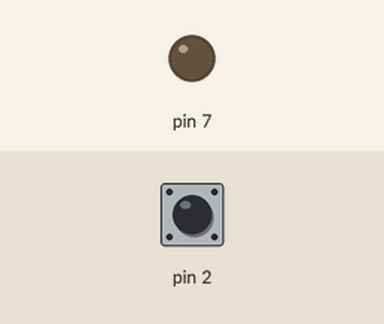
A sketch run on a simulated Arduino Uno, built with avr-gcc and run on an emulated ATmega328P. Parts: output pins drawn as LEDs (lit = HIGH). Inputs (shaded band) come from the test bench; at power-on: pin 2 HIGH.

Above: at 1.2 s.
1.3 s: pin 2 pulled LOW for 0.15 s
At 2.4 s:
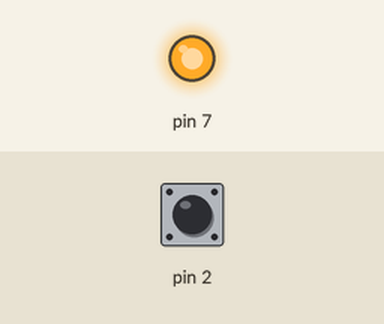
2.9 s: pin 2 pulled LOW for 1 s
At 3.6 s:
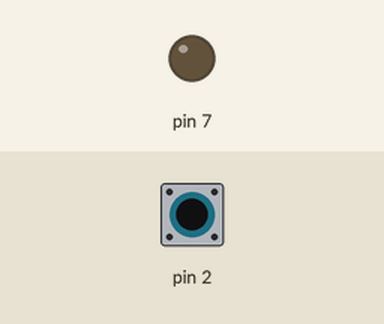
5.4 s: pin 2 pulled LOW for 3.2 s
At 6.7 s:
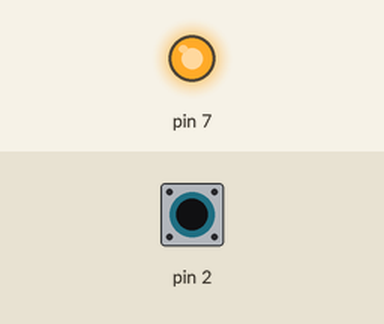
Timing chart, 0 to 8.4 s (numbered marks = the images above; inputs shaded):
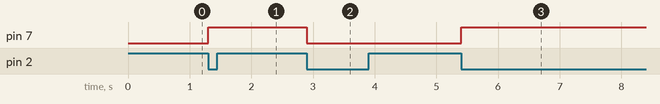

Measured:
- after the input at 1.3 s, pin 7: LOW → HIGH at once
- after the input at 2.9 s, pin 7: HIGH → LOW at once
- after the input at 5.4 s, pin 7: LOW → HIGH at once

The sketch:

memory_boton.ino
```cpp
int estadoLED = LOW;      // guardamos si el LED está encendido o apagado
int botonAnterior = HIGH; // guardamos cómo estaba el botón antes

void setup() {
    pinMode(7, OUTPUT);
    pinMode(2, INPUT_PULLUP);
}

void loop() {
    int botonAhora = digitalRead(2); // leemos el botón

    // detectamos exactamente el momento en que se pulsa
    // es decir cuando pasa de HIGH a LOW
    if (botonAnterior == HIGH && botonAhora == LOW) {

        // cambiamos el estado del LED al contrario
        if (estadoLED == LOW) {
            estadoLED = HIGH;
        } else {
            estadoLED = LOW;
        }

        digitalWrite(7, estadoLED); // aplicamos el nuevo estado
    }

    botonAnterior = botonAhora; // guardamos el estado del botón para el siguiente loop
    delay(50); // pequeña pausa para evitar rebotes del botón
}
```
